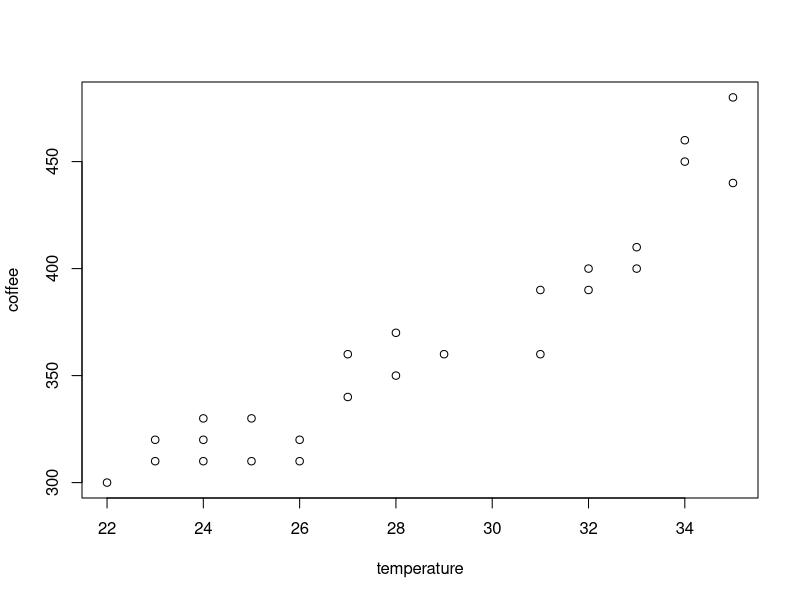
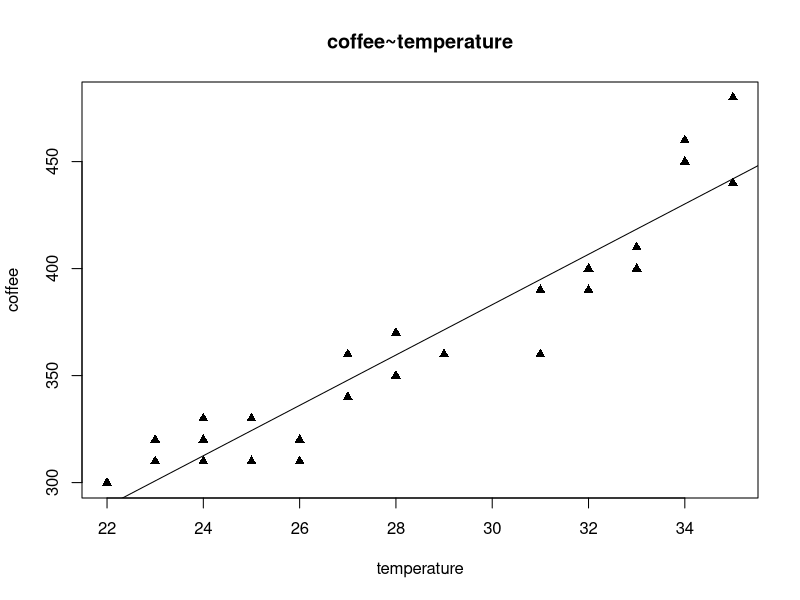

Generate these figures, in order, with R:
#最高気温とアイスコーヒーの注文個数
#データ生成
temperature <-
  c(22,23,23,24,24,25,25,26,26,27,27,28,29,32,28,24,31,31,32,33,33,34,34,35,35)
coffee <- c(300,310,320,330,320,330,310,320,310,340,360,350,360,400,370,310,
            360,390,390,400,410,450,460,440,480)
#データの可視化
#自動
plot(temperature,coffee)
#手動
plot(temperature,coffee,xlim=c(22,35),
     ylim=c(300,480),
     main="coffee~temperature",
     pch=17)
#線形回帰
line<-lm(coffee~temperature)
#先の描画
abline(line)
